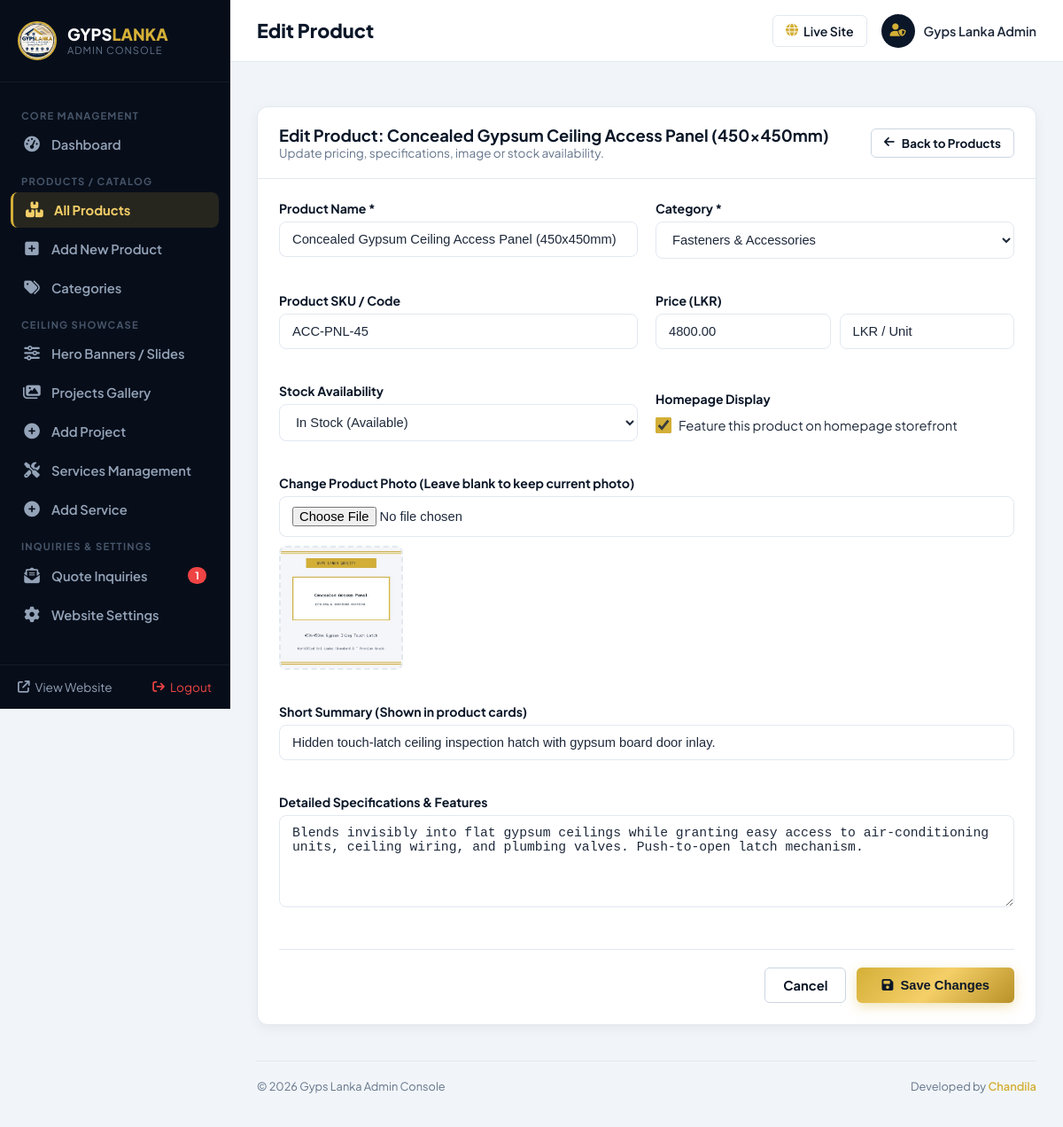
Screenshot of /admin/product_edit.php?id=12 (signed in) with the database file from the repository.
### tables this page shows
CREATE TABLE IF NOT EXISTS `products` (
  `id` int(11) NOT NULL AUTO_INCREMENT,
  `category_id` int(11) NOT NULL,
  `name` varchar(150) NOT NULL,
  `slug` varchar(150) NOT NULL UNIQUE,
  `sku` varchar(50) DEFAULT NULL,
  `price` decimal(10,2) DEFAULT NULL,
  `price_label` varchar(50) DEFAULT 'LKR',
  `short_desc` text DEFAULT NULL,
  `description` longtext DEFAULT NULL,
  `image` varchar(255) DEFAULT NULL,
  `stock_status` enum('in_stock','low_stock','out_of_stock','on_order') DEFAULT 'in_stock',
  `is_featured` tinyint(1) DEFAULT 0,
  `created_at` timestamp NOT NULL DEFAULT CURRENT_TIMESTAMP,
  `updated_at` timestamp NOT NULL DEFAULT CURRENT_TIMESTAMP ON UPDATE CURRENT_TIMESTAMP,
  PRIMARY KEY (`id`),
  KEY `fk_prod_cat` (`category_id`),
  CONSTRAINT `fk_prod_cat` FOREIGN KEY (`category_id`) REFERENCES `categories` (`id`) ON DELETE CASCADE
);

CREATE TABLE IF NOT EXISTS `categories` (
  `id` int(11) NOT NULL AUTO_INCREMENT,
  `name` varchar(100) NOT NULL,
  `slug` varchar(100) NOT NULL UNIQUE,
  `description` text DEFAULT NULL,
  `display_order` int(11) DEFAULT 0,
  `created_at` timestamp NOT NULL DEFAULT CURRENT_TIMESTAMP,
  PRIMARY KEY (`id`)
);

### admin/product_edit.php (the view, shortened to what this page needs)
<?php
$db = get_db();
$id = isset($_GET['id']) ? (int)$_GET['id'] : 0;
$product = null;
$categories = [];
if ($db && $id > 0) {
    try {
        $stmt = $db->prepare("SELECT * FROM products WHERE id = :id");
        $stmt->execute([':id' => $id]);
        $product = $stmt->fetch();
        $catStmt = $db->query("SELECT * FROM categories ORDER BY display_order ASC, name ASC");
        $categories = $catStmt->fetchAll();
    } catch (PDOException $e) {
        error_log("Error fetching product for edit: " . $e->getMessage());
    }
}
require_once __DIR__ . '/includes/admin_header.php';
?>
<div class="admin-card">
    <div class="card-header">
        <div>
            <h3>Edit Product: <?= htmlspecialchars($product['name']) ?></h3>
            <p style="font-size:0.85rem; color:var(--adm-muted);">Update pricing, specifications, image or stock availability.</p>
        </div>
        <a href="products.php" class="btn btn-outline-gold btn-sm" style="color:var(--adm-navy); border-color:#cbd5e1; border-radius:6px; background:#fff;">
            <i class="fa-solid fa-arrow-left"></i> Back to Products
        </a>
    </div>
    <div class="card-body">
        <form action="product_edit.php?id=<?= $id ?>" method="POST" enctype="multipart/form-data">
            <div class="form-grid">
                <div class="form-group">
                    <label class="form-label" for="p_name">Product Name *</label>
                    <input type="text" id="p_name" name="name" class="form-control" value="<?= htmlspecialchars($product['name']) ?>" required>
                </div>
                <div class="form-group">
                    <label class="form-label" for="p_category">Category *</label>
                    <select id="p_category" name="category_id" class="form-control" required>
                        <?php foreach ($categories as $c): ?>
                            <option value="<?= $c['id'] ?>" <?= ($product['category_id'] == $c['id']) ? 'selected' : '' ?>>
                                <?= htmlspecialchars($c['name']) ?>
                            </option>
                        <?php endforeach; ?>
                    </select>
                </div>
                <div class="form-group">
                    <label class="form-label" for="p_sku">Product SKU / Code</label>
                    <input type="text" id="p_sku" name="sku" class="form-control" value="<?= htmlspecialchars($product['sku'] ?? '') ?>">
                </div>
                <div class="form-group">
                    <label class="form-label" for="p_price">Price (LKR)</label>
                    <div style="display:grid; grid-template-columns:1fr 1fr; gap:10px;">
                        <input type="number" step="0.01" min="0" id="p_price" name="price" class="form-control" value="<?= htmlspecialchars($product['price'] ?? '') ?>">
                        <input type="text" name="price_label" class="form-control" value="<?= htmlspecialchars($product['price_label'] ?? 'LKR') ?>">
                    </div>
                </div>
                <div class="form-group">
                    <label class="form-label" for="p_stock">Stock Availability</label>
                    <select id="p_stock" name="stock_status" class="form-control">
                        <option value="in_stock" <?= ($product['stock_status'] === 'in_stock') ? 'selected' : '' ?>>In Stock (Available)</option>
                    </select>
                </div>
                <div class="form-group" style="display:flex; flex-direction:column; justify-content:center;">
                    <label class="form-label">Homepage Display</label>
                    <label style="display:inline-flex; align-items:center; gap:8px; cursor:pointer; font-size:0.92rem; margin-top:6px;">
                        <input type="checkbox" name="is_featured" value="1" <?= $product['is_featured'] ? 'checked' : '' ?> style="width:18px; height:18px; accent-color:var(--adm-gold);">
                        <span>Feature this product on homepage storefront</span>
                    </label>
                </div>
                <div class="form-group full">
                    <label class="form-label" for="p_img">Change Product Photo (Leave blank to keep current photo)</label>
                    <input type="file" id="p_img" name="product_image" class="form-control preview-input" data-preview="imgPreviewBox" accept="image/*">
                    <div class="image-preview-box" id="imgPreviewBox">
                        <img src="../<?= htmlspecialchars($product['image'] ?: 'assets/images/logo.jpg') ?>" alt="">
                    </div>
                </div>
                <div class="form-group full">
                    <label class="form-label" for="p_short">Short Summary (Shown in product cards)</label>
                    <input type="text" id="p_short" name="short_desc" class="form-control" value="<?= htmlspecialchars($product['short_desc'] ?? '') ?>">
                </div>
                <div class="form-group full">
                    <label class="form-label" for="p_desc">Detailed Specifications &amp; Features</label>
                    <textarea id="p_desc" name="description" class="form-control" rows="5"><?= htmlspecialchars($product['description'] ?? '') ?></textarea>
                </div>
            </div>
            <div class="form-actions">
                <a href="products.php" class="btn btn-outline-gold" style="color:var(--adm-navy); border-color:#cbd5e1; border-radius:6px; background:#fff;">
                    Cancel
                </a>
                <button type="submit" class="btn btn-gold" style="border-radius:6px; padding:12px 28px;">
                    <i class="fa-solid fa-floppy-disk"></i> Save Changes
                </button>
            </div>
        </form>
    </div>
</div>
<?php require_once __DIR__ . '/includes/admin_footer.php'; ?>

### assets/css/admin.css (style rules this page uses)
:root { --adm-navy: #0b1728; --adm-sidebar: #070e1a; --adm-gold: #d4af37; --adm-gold-light: #f5cf68; --adm-bg: #f1f5f9; --adm-card: #ffffff; --adm-text: #1e293b; --adm-muted: #64748b; --adm-border: #e2e8f0; --adm-success: #10b981; --adm-danger: #ef4444; --adm-warning: #f59e0b; --adm-info: #3b82f6; --adm-radius: 12px; --adm-shadow: 0 4px 14px rgba(0, 0, 0, 0.05); }
*, *::before, *::after { box-sizing: border-box; margin: 0; padding: 0; }
body { font-family: 'Plus Jakarta Sans', sans-serif; background-color: var(--adm-bg); color: var(--adm-text); min-height: 100vh; display: flex; }
a { color: inherit; text-decoration: none; }
.admin-card { background: #fff; border-radius: var(--adm-radius); box-shadow: var(--adm-shadow); border: 1px solid var(--adm-border); margin-bottom: 30px; overflow: hidden; }
.card-header { padding: 20px 24px; border-bottom: 1px solid var(--adm-border); display: flex; align-items: center; justify-content: space-between; }
.card-header h3 { font-size: 1.15rem; font-weight: 700; color: var(--adm-navy); }
.card-body { padding: 24px; }
.btn { display: inline-flex; align-items: center; justify-content: center; gap: 8px; padding: 10px 20px; border-radius: 8px; font-size: 0.92rem; font-weight: 700; cursor: pointer; transition: all 0.2s ease; border: none; text-decoration: none; white-space: nowrap; }
.btn-gold { background: linear-gradient(135deg, #d4af37 0%, #f5cf68 50%, #b89127 100%); color: #0b1728 !important; box-shadow: 0 4px 14px rgba(212, 175, 55, 0.35); }
.btn-outline-gold { background: #ffffff; color: var(--adm-navy) !important; border: 1px solid var(--adm-border); }
.btn-sm { padding: 7px 14px; font-size: 0.84rem; }
.form-group { margin-bottom: 18px; }
.form-label { display: block; font-size: 0.88rem; font-weight: 700; color: var(--adm-navy); margin-bottom: 6px; }
.form-control { width: 100%; padding: 11px 14px; border: 1px solid var(--adm-border); border-radius: 8px; font-size: 0.92rem; color: var(--adm-text); background: #ffffff; transition: border-color 0.2s ease, box-shadow 0.2s ease; }
textarea.form-control { resize: vertical; }
.form-grid { display: grid; grid-template-columns: repeat(2, 1fr); gap: 20px; }
.form-group.full { grid-column: 1 / -1; }
.form-actions { display: flex; justify-content: flex-end; gap: 12px; margin-top: 25px; padding-top: 20px; border-top: 1px solid var(--adm-border); }
.image-preview-box { margin-top: 10px; width: 140px; height: 140px; border-radius: 8px; border: 2px dashed var(--adm-border); overflow: hidden; display: flex; align-items: center; justify-content: center; background: #f8fafc; }
.image-preview-box img { width: 100%; height: 100%; object-fit: cover; }

### rows the page displays
products: name "Concealed Gypsum Ceiling Access Panel (450x450mm)", category_id "Fasteners & Accessories", sku "ACC-PNL-45", price "4800.00", price_label "LKR / Unit", stock_status "In Stock (Available)", is_featured "☑", image (picture), short_desc "Hidden touch-latch ceiling inspection hatch with gypsum board door inlay.", description "Blends invisibly into flat gypsum ceilings while granting easy access to air-conditioning units, ceiling wiring, and plumbing valves. Push-to-open latch mechanism."

### other values shown
$newInquiriesCount "1"
$pageTitle "Edit Product"
$adminUser "Gyps Lanka Admin"
